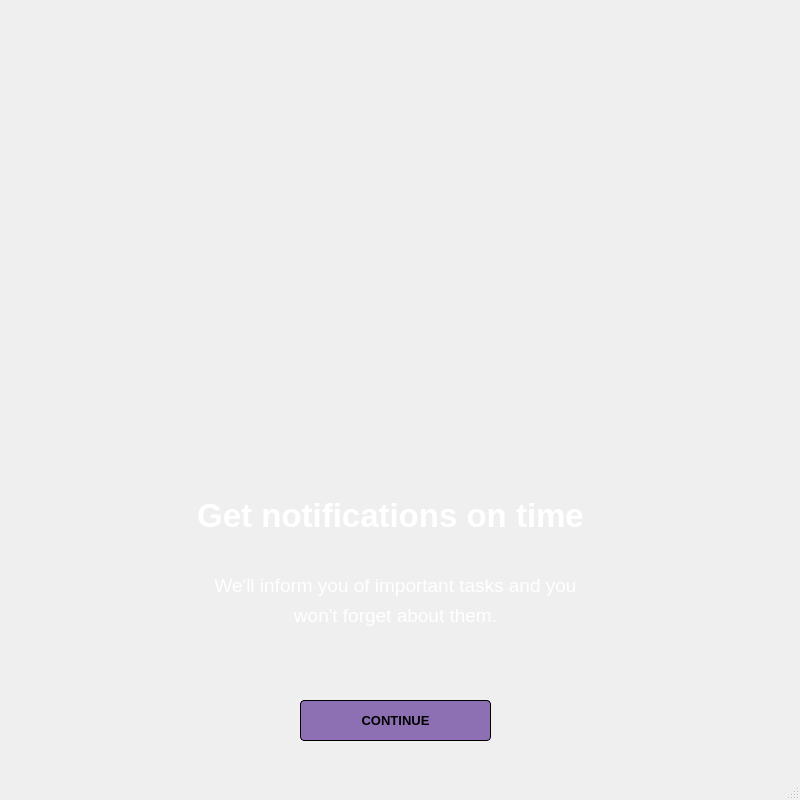
<?xml version="1.0" encoding="UTF-8"?>
<ui version="4.0">
 <class>Ad2Window</class>
 <widget class="QMainWindow" name="Ad2Window">
  <property name="geometry">
   <rect>
    <x>0</x>
    <y>0</y>
    <width>800</width>
    <height>800</height>
   </rect>
  </property>
  <property name="minimumSize">
   <size>
    <width>800</width>
    <height>800</height>
   </size>
  </property>
  <property name="maximumSize">
   <size>
    <width>800</width>
    <height>800</height>
   </size>
  </property>
  <property name="windowTitle">
   <string>MainWindow</string>
  </property>
  <property name="styleSheet">
   <string notr="true">background-image:url(:/ad2.jpg)</string>
  </property>
  <widget class="QWidget" name="centralwidget">
   <widget class="QLabel" name="label">
    <property name="geometry">
     <rect>
      <x>140</x>
      <y>490</y>
      <width>501</width>
      <height>51</height>
     </rect>
    </property>
    <property name="font">
     <font>
      <pointsize>25</pointsize>
      <bold>true</bold>
     </font>
    </property>
    <property name="styleSheet">
     <string notr="true">QLabel{
color:#ffffff;
background:none;
}
</string>
    </property>
    <property name="text">
     <string>Get notifications on time</string>
    </property>
    <property name="alignment">
     <set>Qt::AlignCenter</set>
    </property>
   </widget>
   <widget class="QPushButton" name="pushButton">
    <property name="geometry">
     <rect>
      <x>300</x>
      <y>700</y>
      <width>191</width>
      <height>41</height>
     </rect>
    </property>
    <property name="font">
     <font>
      <pointsize>10</pointsize>
      <bold>true</bold>
     </font>
    </property>
    <property name="styleSheet">
     <string notr="true">background: #8d70b3;
border: 1px solid black;
border-radius:4px;</string>
    </property>
    <property name="text">
     <string>CONTINUE</string>
    </property>
   </widget>
   <widget class="QLabel" name="label_3">
    <property name="geometry">
     <rect>
      <x>160</x>
      <y>600</y>
      <width>471</width>
      <height>31</height>
     </rect>
    </property>
    <property name="font">
     <font>
      <pointsize>14</pointsize>
      <bold>false</bold>
     </font>
    </property>
    <property name="styleSheet">
     <string notr="true">color:white;
background:none;</string>
    </property>
    <property name="text">
     <string>won't forget about them.</string>
    </property>
    <property name="alignment">
     <set>Qt::AlignCenter</set>
    </property>
   </widget>
   <widget class="QLabel" name="label_2">
    <property name="geometry">
     <rect>
      <x>160</x>
      <y>570</y>
      <width>471</width>
      <height>31</height>
     </rect>
    </property>
    <property name="font">
     <font>
      <pointsize>14</pointsize>
      <bold>false</bold>
     </font>
    </property>
    <property name="styleSheet">
     <string notr="true">color:white;
background:none;</string>
    </property>
    <property name="text">
     <string>We'll inform you of important tasks and you</string>
    </property>
    <property name="alignment">
     <set>Qt::AlignCenter</set>
    </property>
   </widget>
  </widget>
  <widget class="QMenuBar" name="menubar">
   <property name="geometry">
    <rect>
     <x>0</x>
     <y>0</y>
     <width>800</width>
     <height>25</height>
    </rect>
   </property>
  </widget>
  <widget class="QStatusBar" name="statusbar"/>
 </widget>
 <resources/>
 <connections/>
</ui>
